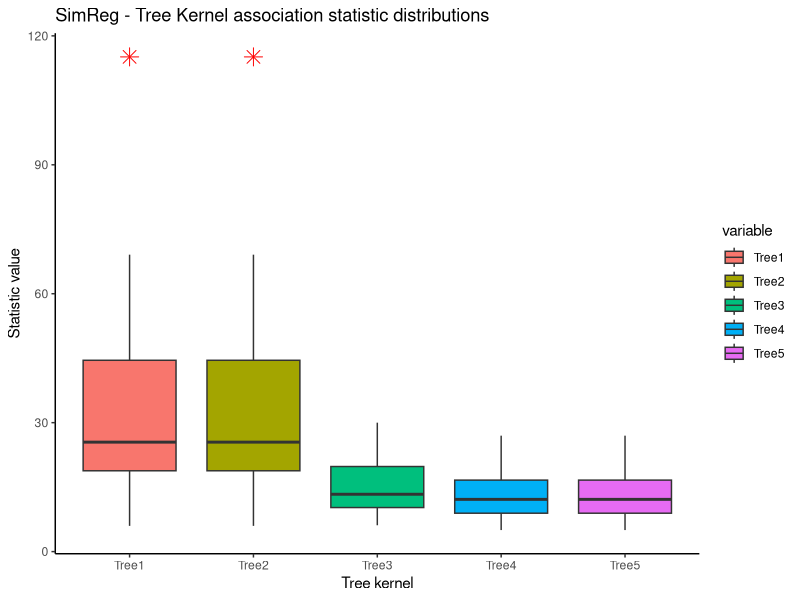
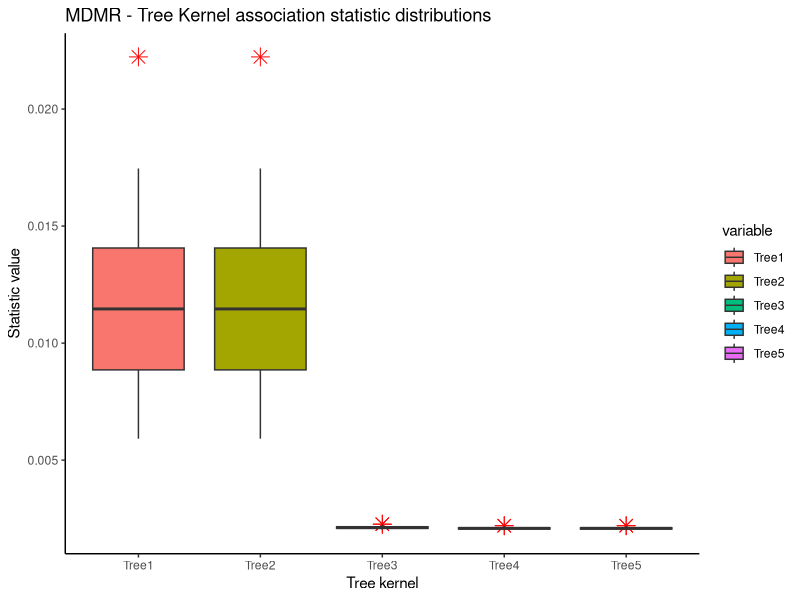
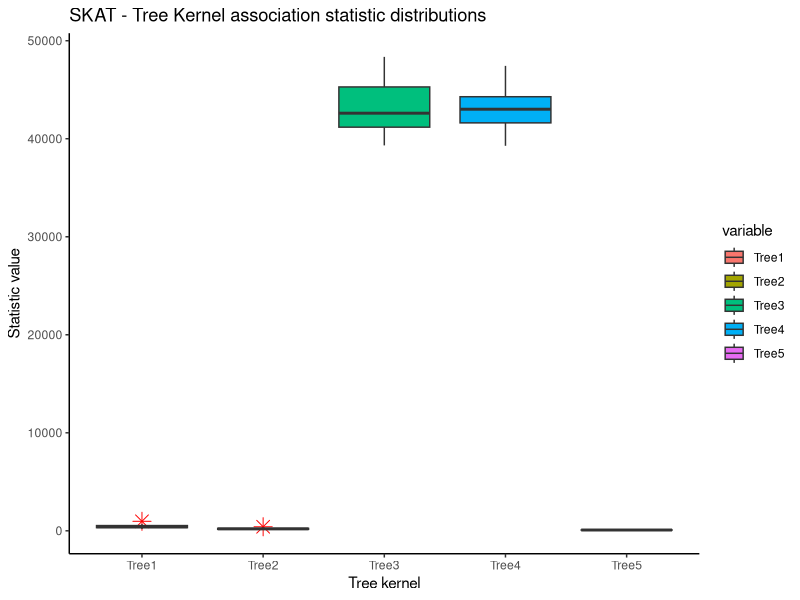

Recreate these plots in R, in order.
#This script produces boxplots of tree association statistics....

setwd("C:/Users/Peter/Documents/Uottawa/2018 - 2019 Honour's project/Cluster files/Final codes/Genetic-Association-Methodology-Research/Crohns Disease/Tree Kernel Analysis")

#Data Processing steps...
GTSR_data = read.table("GTSR_mean_results.txt" ) 
MDMR_data = read.table("MDMR_mean_results.txt")
SKAT_data = read.table("SKAT_mean_results.txt")


my_column_names= c("Tree1", "Tree2", "Tree3", "Tree4", "Tree5" )

colnames(GTSR_data) = my_column_names
colnames(MDMR_data) = my_column_names
colnames(SKAT_data) = my_column_names

library(reshape)

GTSR_reshaped = melt(na.omit(GTSR_data))
MDMR_reshaped = melt(na.omit(MDMR_data))
SKAT_reshaped = melt(na.omit(SKAT_data))

#####-----------------------------------------------------------------------------------#####
library(ggplot2)
ggplot(GTSR_reshaped, aes(x=variable, y = value, fill=variable)) +
  geom_boxplot(outlier.colour="red", outlier.shape=8, outlier.size=4) + 
  ggtitle("SimReg - Tree Kernel association statistic distributions") +
  xlab("Tree kernel") + ylab("Statistic value") +
  theme_classic()


ggplot(MDMR_reshaped, aes(x=variable, y = value, fill=variable)) +
  geom_boxplot(outlier.colour="red", outlier.shape=8, outlier.size=4) + 
  ggtitle("MDMR - Tree Kernel association statistic distributions") +
  xlab("Tree kernel") + ylab("Statistic value") +
  theme_classic()


ggplot(SKAT_reshaped, aes(x=variable, y = value, fill=variable)) +
  geom_boxplot(outlier.colour="red", outlier.shape=8, outlier.size=4) + 
  ggtitle("SKAT - Tree Kernel association statistic distributions") +
  xlab("Tree kernel") + ylab("Statistic value") +
  theme_classic()
